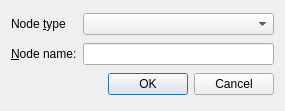
<?xml version="1.0" encoding="UTF-8"?>
<ui version="4.0">
 <class>addNodeDialog</class>
 <widget class="QDialog" name="addNodeDialog">
  <property name="geometry">
   <rect>
    <x>0</x>
    <y>0</y>
    <width>285</width>
    <height>111</height>
   </rect>
  </property>
  <property name="windowTitle">
   <string>Dialog</string>
  </property>
  <layout class="QGridLayout" name="gridLayout">
   <item row="0" column="0">
    <widget class="QLabel" name="nodeType">
     <property name="toolTip">
      <string>Select the type of the node that you want to add</string>
     </property>
     <property name="text">
      <string>Node &amp;type</string>
     </property>
     <property name="buddy">
      <cstring>nodeTypeComboBox</cstring>
     </property>
    </widget>
   </item>
   <item row="0" column="1">
    <widget class="QComboBox" name="nodeTypeComboBox">
     <property name="toolTip">
      <string>Select the type of the node that you want to add</string>
     </property>
    </widget>
   </item>
   <item row="1" column="0">
    <widget class="QLabel" name="nodeName">
     <property name="toolTip">
      <string>Write the name of the node. Node names must begin by a non-numeric character and cannot contain space.</string>
     </property>
     <property name="text">
      <string>&amp;Node name:</string>
     </property>
     <property name="buddy">
      <cstring>nodeNameLineEdit</cstring>
     </property>
    </widget>
   </item>
   <item row="1" column="1">
    <widget class="QLineEdit" name="nodeNameLineEdit">
     <property name="toolTip">
      <string>Write the name of the node. Node names must begin by a non-numeric character and cannot contain space.</string>
     </property>
    </widget>
   </item>
   <item row="2" column="0" colspan="2">
    <widget class="QDialogButtonBox" name="buttonBox">
     <property name="orientation">
      <enum>Qt::Horizontal</enum>
     </property>
     <property name="standardButtons">
      <set>QDialogButtonBox::Cancel|QDialogButtonBox::Ok</set>
     </property>
    </widget>
   </item>
  </layout>
 </widget>
 <resources/>
 <connections>
  <connection>
   <sender>buttonBox</sender>
   <signal>accepted()</signal>
   <receiver>addNodeDialog</receiver>
   <slot>accept()</slot>
   <hints>
    <hint type="sourcelabel">
     <x>248</x>
     <y>254</y>
    </hint>
    <hint type="destinationlabel">
     <x>157</x>
     <y>274</y>
    </hint>
   </hints>
  </connection>
  <connection>
   <sender>buttonBox</sender>
   <signal>rejected()</signal>
   <receiver>addNodeDialog</receiver>
   <slot>reject()</slot>
   <hints>
    <hint type="sourcelabel">
     <x>316</x>
     <y>260</y>
    </hint>
    <hint type="destinationlabel">
     <x>286</x>
     <y>274</y>
    </hint>
   </hints>
  </connection>
 </connections>
</ui>
